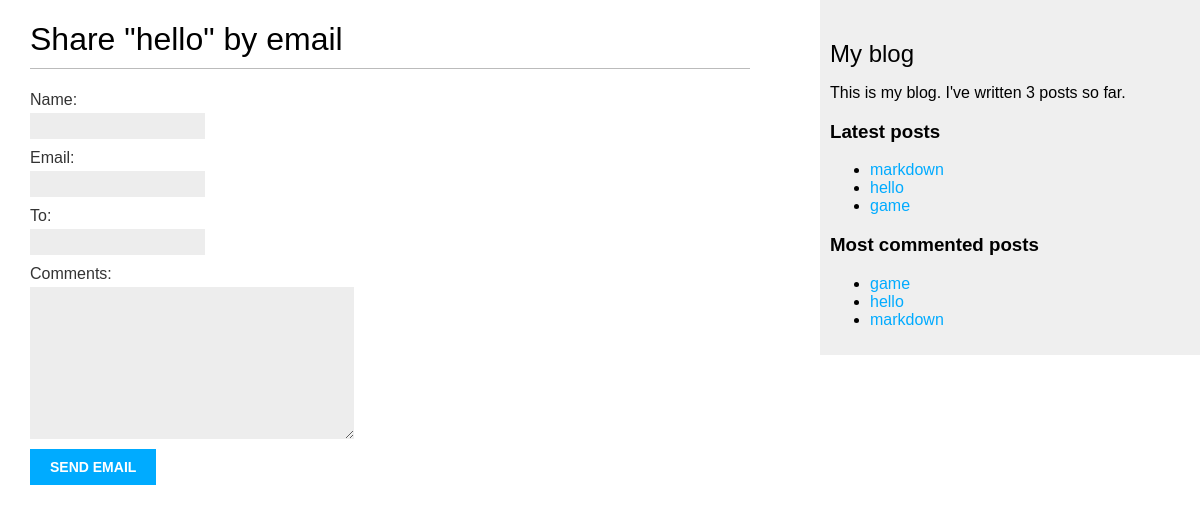
/blog/2/share/, run on the app's committed database.
### blog/models.py (models this page shows, shortened)
class Post(models.Model):
    STATUS_CHOICES = (
        ('draft', 'Draft'),
        ('published', 'Published'),
    )
    title = models.CharField(max_length=250)
    slug = models.SlugField(max_length=250, unique_for_date='publish')
    author = models.ForeignKey(User,
                               on_delete=models.CASCADE,
                               related_name='blog_posts')
    body = models.TextField()
    publish = models.DateTimeField(default=timezone.now)
    created = models.DateTimeField(auto_now_add=True)
    updated = models.DateTimeField(auto_now=True)
    status = models.CharField(max_length=10,
                              choices=STATUS_CHOICES,
                              default='draft')
    objects = models.Manager()  # 默认的manager
    published = PublishManager()    # 自定义的manager
    tags = TaggableManager()
    class Meta:
        ordering = ('-publish',)
    def get_absolute_url(self):
        return reverse('blog:post_detail',
                       args=[self.publish.year,
                             self.publish.month,
                             self.publish.day,
                             self.slug])

### blog/views.py (the view)
def post_share(request, post_id):
    post = get_object_or_404(Post, id=post_id, status='published')
    sent = False
    if request.method == 'POST':
        form = EmailPostForm(request.POST)
        if form.is_valid():
            cd = form.cleaned_data
            post_url = request.build_absolute_uri(post.get_absolute_url())
            subject = '{} ({}) recommends you reading "{}"'.format(cd['name'], cd['email'], post.title)
            message = 'Read "{}" at {}\n\n{}\'s comments: {}'.format(post.title, post_url, cd['name'], cd['comments'])
            send_mail(subject, message, 'admin@blog.com', [cd['to']])
            sent = True
    else:
        form = EmailPostForm()
    data = dict(
        post=post,
        form=form,
        sent=sent
    )
    return render(request,
                  'blog/post/share.html',
                  data)

### blog/forms.py
class EmailPostForm(forms.Form):
    name = forms.CharField(max_length=25)
    email = forms.EmailField()
    to = forms.EmailField()
    comments = forms.CharField(required=False,
                               widget=forms.Textarea)

### blog/models.py (called while the page is built)
    def get_queryset(self):
        return super(PublishManager, self).get_queryset().filter(status='published')

### blog/templatetags/blog_tags.py (called while the page is built)
@register.simple_tag
def total_posts():
    return Post.published.count()

@register.inclusion_tag('blog/post/latest_posts.html')
def show_latest_posts(count=5):
    latest_posts = Post.published.order_by('-publish')[:count]
    return {'latest_posts': latest_posts}

@register.simple_tag
def get_most_commented_posts(count=5):
    return Post.published.annotate(
                total_comments=Count('comments')
           ).order_by('-total_comments')[:count]

### blog/templates/blog/post/share.html (shortened to what this page needs)
{% extends 'blog/base.html' %}
{% block content %}
    {% if sent %}
        <h1>Email successfully sent</h1>
        <p>"{{ post.title }}" was successfully sent to {{ post.to }}</p>
    {% else %}
        <h1>Share "{{ post.title }}" by email</h1>
        <form action="." method="post">
            {{ form.as_p }}
            <input type="submit" value="send email">
        </form>
    {% endif %}
{% endblock %}

### blog/templates/blog/base.html (shortened to what this page needs)
{% load blog_tags %}
{% load static %}
<!DOCTYPE html>
<html lang="en">
<head>
    <link rel="stylesheet" href="{% static 'css/blog.css' %}">
</head>
<body>
    <div id="content">
        {% block content %}
        {% endblock %}
    </div>
    <div id="sidebar">
        <h2>My blog</h2>
        <p>This is my blog. I've written {% total_posts %} posts so far.</p>
        <h3>Latest posts</h3>
        {% show_latest_posts 3 %}
        <h3>Most commented posts</h3>
        {% get_most_commented_posts as most_commented_posts %}
        <ul>
            {% for post in most_commented_posts %}
                <li>
                    <a href="{{ post.get_absolute_url }}">{{ post.title }}</a>
                </li>
            {% endfor %}
        </ul>
    </div>
</body>
</html>

### blog/templates/blog/post/latest_posts.html
<ul>
    {% for post in latest_posts %}
        <li>
            <a href="{{ post.get_absolute_url }}">{{ post.title }}</a>
        </li>
    {% endfor %}
</ul>

### blog/static/css/blog.css (style rules this page uses)
body { margin:0; padding:0; font-family:helvetica, sans-serif; }
a { color:#00abff; text-decoration:none; }
h1 { font-weight:normal; border-bottom:1px solid #bbb; padding:0 0 10px 0; }
h2 { font-weight:normal; margin:30px 0 0; }
#content { float:left; width:60%; padding:0 0 0 30px; }
#sidebar { float:right; width:30%; padding:10px; background:#efefef; height:100%; }
label { float:left; clear:both; color:#333; margin-bottom:4px; }
input, textarea { clear:both; float:left; margin:0 0 10px; background:#ededed; border:0; padding:6px 10px; font-size:12px; }
input[type=submit] { font-weight:bold; background:#00abff; color:#fff; padding:10px 20px; font-size:14px; text-transform:uppercase; }

### data on the page
Post: title "hello"
Post: title "markdown"
Post: title "game"
